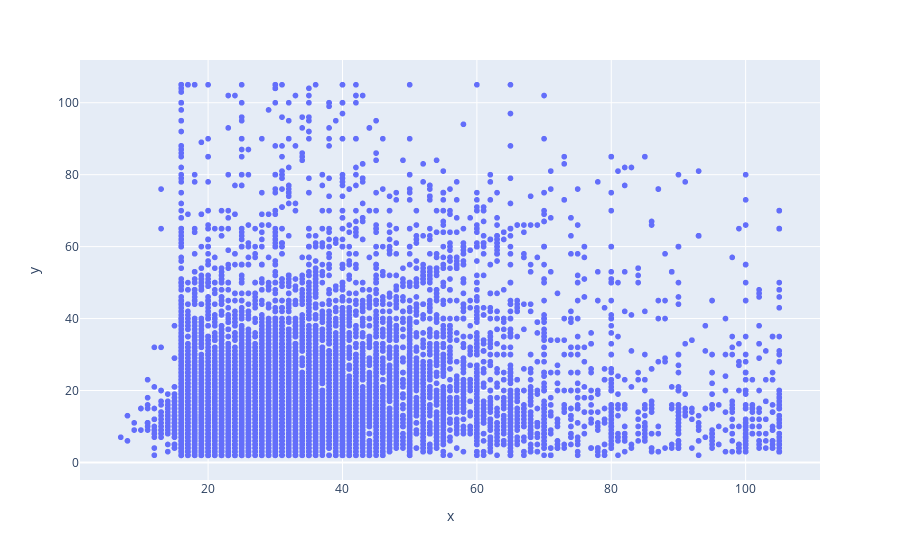

Notebook source saved alongside this figure:
### Code cell
fig = px.scatter(x=df_products['product_length_cm'], y=df_products['product_height_cm'])
fig.show()

### Figure 1 — Plotly figure (JSON) as saved in the notebook; plotly's stock layout.template omitted (floating-point values rounded to 4 significant figures; data arrays with more than 128 entries replaced by an {"elided": "..."} marker saying what was removed)
{"data": [{"hovertemplate": "x=%{x}<br>y=%{y}<extra></extra>", "legendgroup": "", "marker": {"color": "#636efa", "symbol": "circle"}, "mode": "markers", "name": "", "showlegend": false, "type": "scattergl", "x": {"elided": "32951 int values"}, "xaxis": "x", "y": {"elided": "32951 int values"}, "yaxis": "y"}], "layout": {"autosize": true, "legend": {"tracegroupgap": 0}, "margin": {"t": 60}, "xaxis": {"anchor": "y", "autorange": true, "domain": [0, 1], "range": [1.35, 110.6], "title": {"text": "x"}, "type": "linear"}, "yaxis": {"anchor": "x", "autorange": true, "domain": [0, 1], "range": [-5.975, 113.0], "title": {"text": "y"}, "type": "linear"}}}
